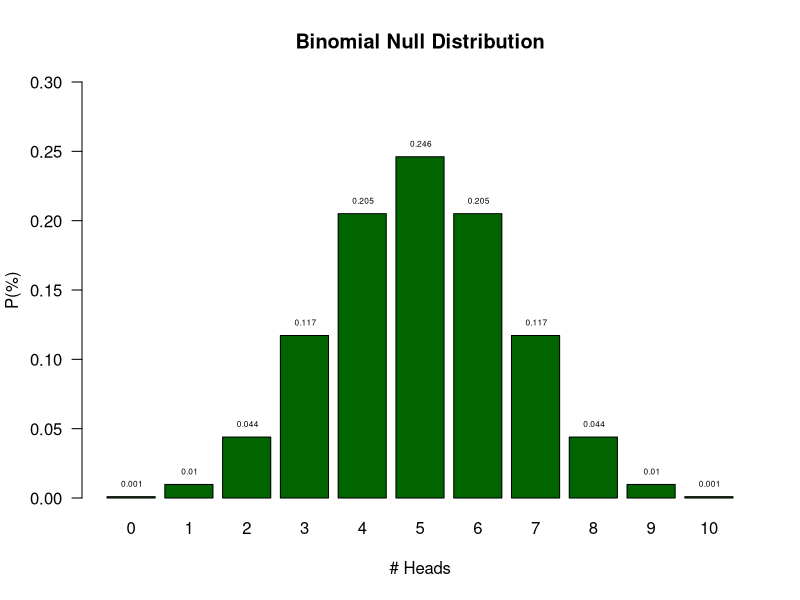
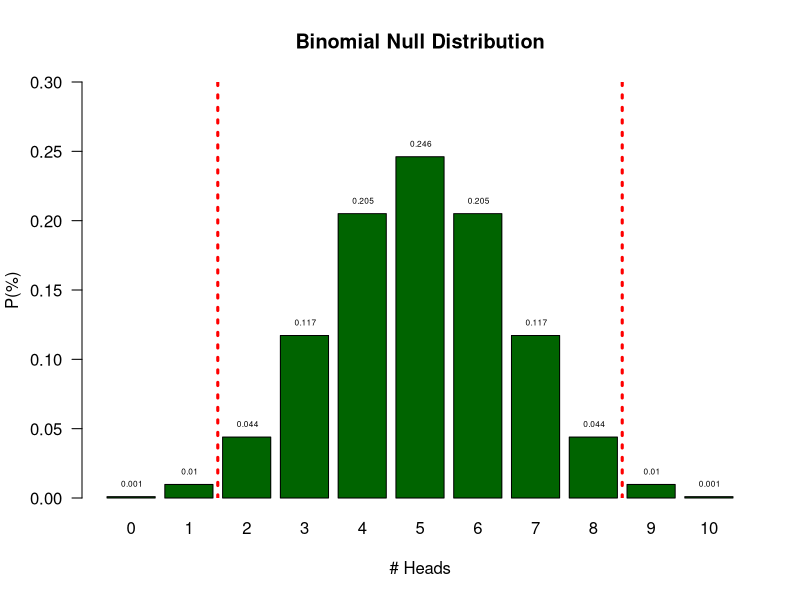
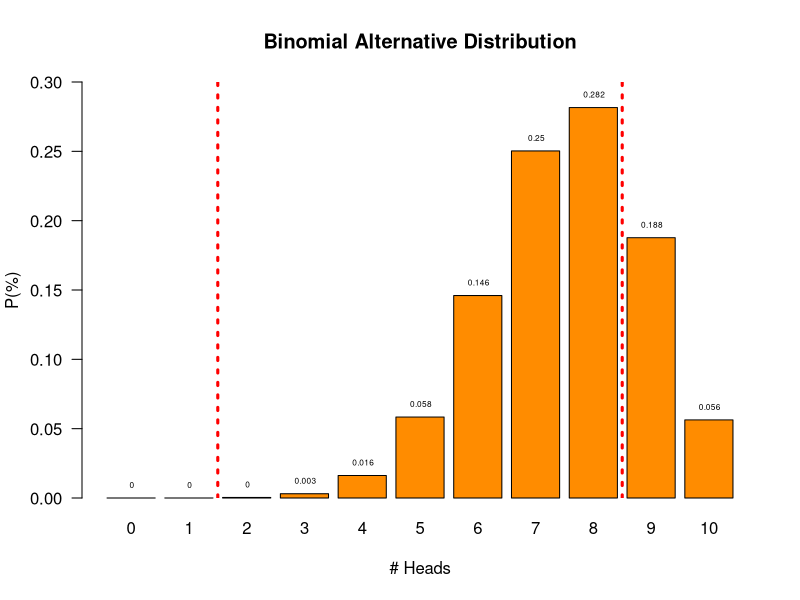
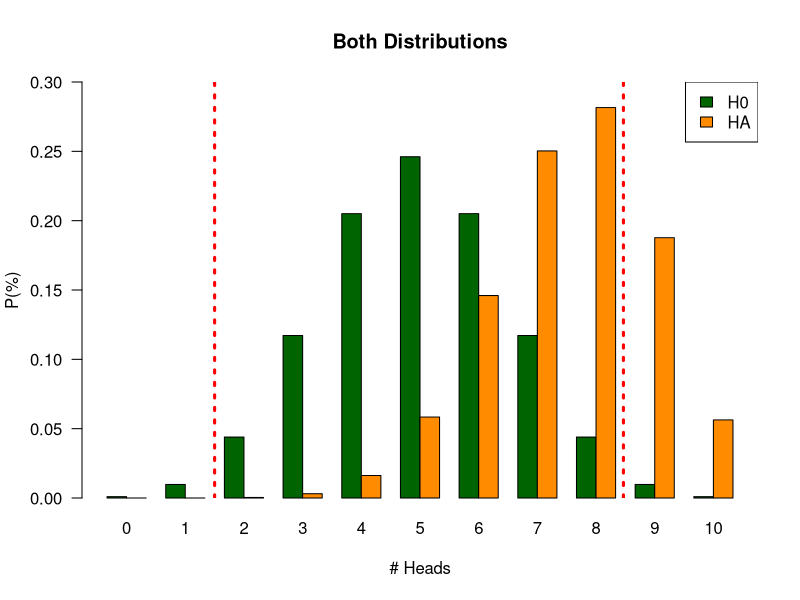

These charts were generated, in order, by the following R code:
## ---- chunk 1
n <- 10   # Sample size
k <- 0:10 # Discrete probability space (numbers 0, 1, ..., 9, 10)
p <- .5   # Probability of head
## ---- chunk 2
munt = 0:1

# alle_mogelijkheden = expand.grid(munt,munt,munt,munt,munt,munt,munt,munt,munt,munt)
# 
# sommen = rowSums(alle_mogelijkheden)

# table(sommen)

permutations = factorial(n) / ( factorial(k) * factorial(n-k) )
# permutations

p_k  = p^k * (1-p)^(n-k)  # Probability of single event
p_kp = p_k * permutations # Probability of event times 
                          # the occurrence of that event
# sample = 90
# freq_munt = round(p_kp*sample)
# cbind(k,permutations,p_k,p_kp,freq_munt)

title = "Binomial Null Distribution"

col=c(rep("red",2),rep("white",7),rep("red",2))

barplot( p_kp, 
         main=title, 
         names.arg=0:10, 
         xlab="# Heads", 
         ylab="P(%)", 
         col='darkgreen',
         las = 1,
         ylim=c(0,.3) )

text(.6:10.6*1.2,p_kp,round(p_kp,3),pos=3,cex=.5)
## ---- chunk 3
barplot( p_kp, 
         main=title, 
         names.arg=0:10, 
         xlab="# Heads", 
         ylab="P(%)", 
         col='darkgreen',
         las = 1,
         ylim=c(0,.3) )

text(.6:10.6*1.2,p_kp,round(p_kp,3),pos=3,cex=.5)
abline(v = c(2.5,10.9), col="red", lwd=3, lty="dotted")
## ---- chunk 4

# n = 10   # Sample size
# k = 0:10 # Discrete probability space
p = .75   # Probability of head

permutations = factorial(n) / ( factorial(k) * factorial(n-k) )

p_k2  = p^k  * (1-p)^(n-k)  # Probability of single event
p_kp2 = p_k2 * permutations # Probability of event times 
                            # the occurrence of that event

title = "Binomial Alternative Distribution"

col=c(rep("red",2),rep("white",7),rep("red",2))

barplot( p_kp2, 
         main=title, 
         names.arg=0:10, 
         xlab="# Heads", 
         ylab="P(%)", 
         beside=TRUE,
         col="darkorange",
         las = 1,
         ylim=c(0,.3) 
         )

text(.6:10.6*1.2,p_kp2,round(p_kp2,3),pos=3,cex=.5)

abline(v =  c(2.5,10.9), col="red", lwd=3, lty="dotted")
## ---- chunk 5

title = "Both Distributions"

colh0 = 'darkgreen'
colha = 'darkorange'

barplot( rbind(p_kp,p_kp2), 
         main=title, 
         names.arg=0:10, 
         xlab="# Heads", 
         ylab="P(%)", 
         ylim = c(0, 0.3),
         col = rbind(colh0,colha),
         las = 1,
         beside=TRUE
         #legend.text = c("H0", "HA")
         )

legend("topright", legend=c("H0","HA"), fill=c("darkgreen","darkorange"))

abline(v = c(6.5,27.4), col="red", lwd=3, lty="dotted")

